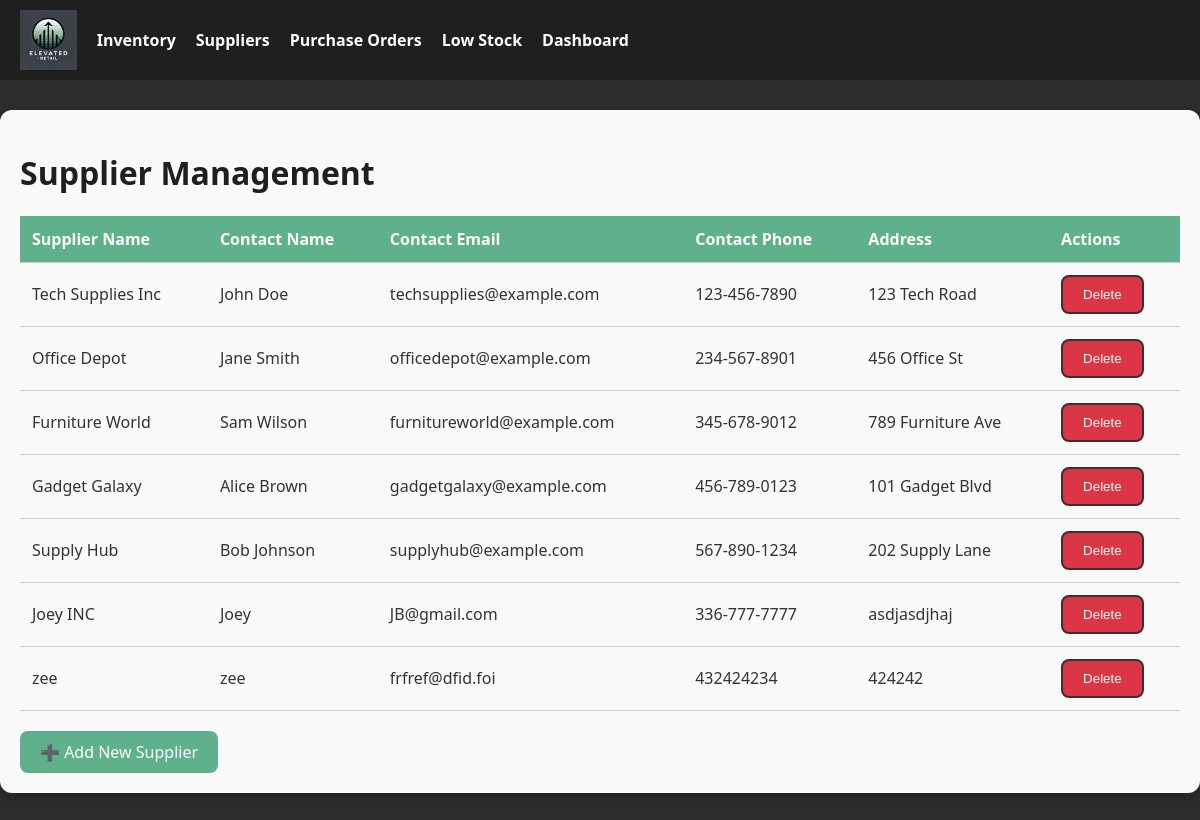
The app's page /suppliers with its own data.
### models.py (models this page shows)
class Supplier(db.Model):
    __tablename__ = 'Supplier'
    Supplier_ID = db.Column(db.Integer, primary_key=True)
    Supplier_Name = db.Column(db.String(100), nullable=False)
    Contact_Name = db.Column(db.String(100))
    Contact_Email = db.Column(db.String(255))
    Contact_Phone = db.Column(db.String(20))
    Address = db.Column(db.String(255))

### routes.py (the view)
@inventory_bp.route('/suppliers', methods=['GET'])
def list_suppliers():
    suppliers = Supplier.query.all()
    return render_template('suppliers.html', suppliers=suppliers)

### templates/suppliers.html
{% extends 'base.html' %}
{% block content %}
<h1>Supplier Management</h1>
<table>
    <thead>
        <tr>
            <th>Supplier Name</th>
            <th>Contact Name</th>
            <th>Contact Email</th>
            <th>Contact Phone</th>
            <th>Address</th>
            <th>Actions</th>
        </tr>
    </thead>
    <tbody>
        {% for supplier in suppliers %}
        <tr>
            <td>{{ supplier.Supplier_Name }}</td>
            <td>{{ supplier.Contact_Name }}</td>
            <td>{{ supplier.Contact_Email }}</td>
            <td>{{ supplier.Contact_Phone }}</td>
            <td>{{ supplier.Address }}</td>
            <td>
                <form method="post" action="{{ url_for('inventory.delete_supplier', supplier_id=supplier.Supplier_ID) }}" style="display:inline;">
                    <button type="submit" class="btn-secondary" style="background-color: #dc3545; color: white;">Delete</button>
                </form>
            </td>
        </tr>
        {% endfor %}
    </tbody>
</table>
<div style="margin-top: 20px;">
    <a href="{{ url_for('inventory.add_supplier') }}" class="btn-primary">➕ Add New Supplier</a>
</div>
{% endblock %}

### templates/base.html (style rules this page uses)
body { margin: 0; font-family: 'Segoe UI', Tahoma, Geneva, Verdana, sans-serif; background-color: #2c2c2c; color: #ffffff; }
.btn-primary { background-color: #5fb18b; color: white; padding: 10px 20px; border-radius: 8px; text-decoration: none; display: inline-block; border: none; cursor: pointer; }
.btn-secondary { background-color: white; color: #333333; padding: 10px 20px; border: 2px solid #333333; border-radius: 8px; text-decoration: none; display: inline-block; cursor: pointer; }
table { width: 100%; border-collapse: collapse; margin-top: 20px; }
th, td { padding: 12px; border-bottom: 1px solid #ccc; text-align: left; }
th { background-color: #5fb18b; color: white; }
h1, h2 { color: #1f1f1f; }

### records on screen
Supplier: Supplier_Name "Tech Supplies Inc", Contact_Name "John Doe", Contact_Email "techsupplies@example.com", Contact_Phone "123-456-7890", Address "123 Tech Road"
Supplier: Supplier_Name "Office Depot", Contact_Name "Jane Smith", Contact_Email "officedepot@example.com", Contact_Phone "234-567-8901", Address "456 Office St"
Supplier: Supplier_Name "Furniture World", Contact_Name "Sam Wilson", Contact_Email "furnitureworld@example.com", Contact_Phone "345-678-9012", Address "789 Furniture Ave"
Supplier: Supplier_Name "Gadget Galaxy", Contact_Name "Alice Brown", Contact_Email "gadgetgalaxy@example.com", Contact_Phone "456-789-0123", Address "101 Gadget Blvd"
Supplier: Supplier_Name "Supply Hub", Contact_Name "Bob Johnson", Contact_Email "supplyhub@example.com", Contact_Phone "567-890-1234", Address "202 Supply Lane"
Supplier: Supplier_Name "Joey INC", Contact_Name "Joey", Contact_Email "JB@gmail.com", Contact_Phone "336-777-7777", Address "asdjasdjhaj"
Supplier: Supplier_Name "zee", Contact_Name "zee", Contact_Email "frfref@dfid.foi", Contact_Phone "432424234", Address "424242"
